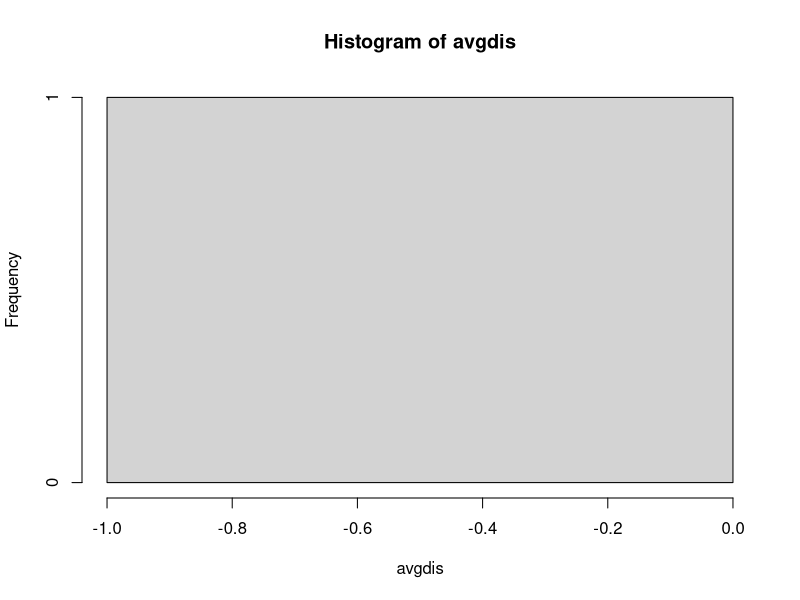

Write the R code that produced this figure.
avg=c()
eg=c()
e1=list()
n1=3/(pi^2)
Pik=c()
Pjk=c()
Ik=-1000:1000
Pik[1001]=0
for(k2 in 1:1000)
{
  Pik[1001-k2]=n1/(k2^2)
  Pik[1001+k2]=n1/(k2^2)
}
Jk=-1000:1000
Pjk[1000:1002]=c(0.5,0,0.5)
for(k1 in 1:999)
{
  Pjk[1000-k1]=0
  Pjk[1002+k1]=0
}
for(u in 1:50)
{
for(k in 1:30)
{
  k=2
  n=50
  p=50
  A=matrix(nrow=n,ncol=p,byrow=T)
  for(i in 1:n)
  {
    if(i %% 2 ==0)
    {
      A[i,]=sample(Ik,size=p,prob=Pik,replace = TRUE)
    }
    else
      A[i,]=sample(Jk,size=p,prob=Pjk,replace = TRUE)
  }
  library(MASS)
  tau=matrix(rep(0,p^2),nrow=p,ncol=p,byrow=T)
  for(m in 1:n)
  {
    for(q in 1:n)
    {
      if(m != q)
      {
        tau = tau + ((as.matrix(sign(A[m,] - A[q,])) %*% t(as.matrix(sign(A[m,] - A[q,]))))/(n*(n-1)))
      }  
    }
  }
  T=tau-diag(diag(tau))
  tra= sum(diag(T%*%T))/p
  avg[k]=tra
  e=eigen(T)
  e1[[k]]=e$values
}
e2=rep(0,p)
for(j in 1:k)
{
  e2=(e2+e1[[j]])
}
e11=(e1[[1]]+e1[[2]])/2
emean=e2/k
avgdi=c()
for(j in 1:k)
{
avgdi[j]=(sum((e1[[j]]-emean)^2))
}
u=1
avgdis=c()
avgdis[u]=sqrt(sum(avgdi)/k)
print(u)
}
hist(avgdis)
q1=quantile(avgdis,probs = 0.95)
w=length(which(avgdis >q1))
w/333
avgdis[1:10]

